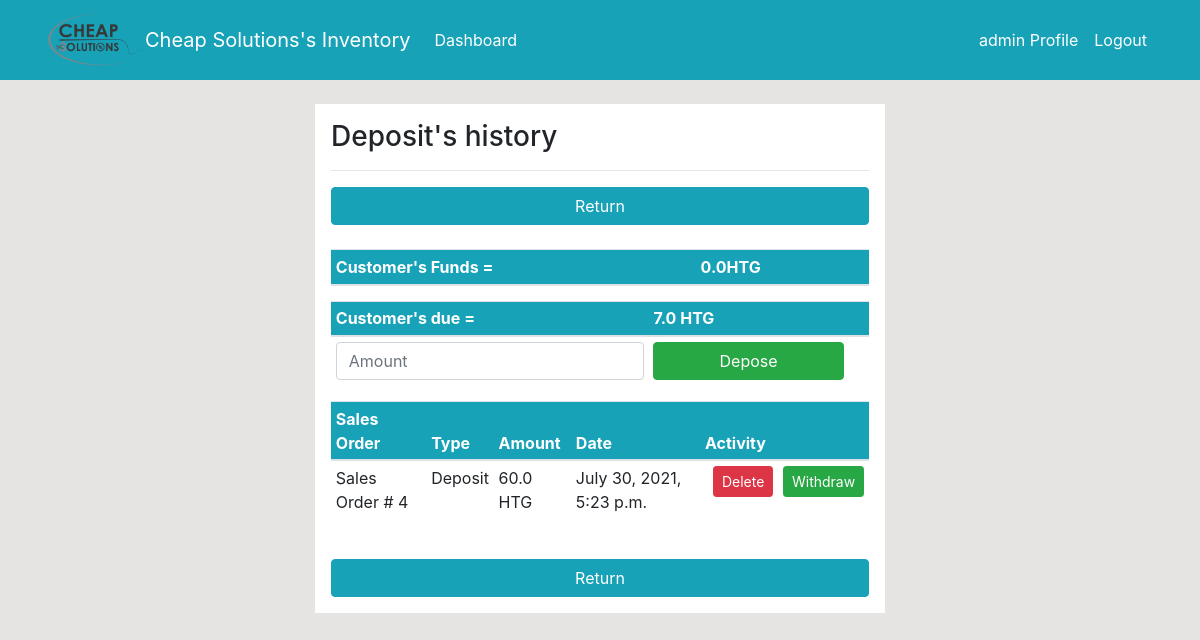
The app's page /invoices/deposit/show/4/ (signed in) with its own data.
### dashboard/models.py (models this page shows, shortened)
class Invoice(models.Model):
    Type   = models.CharField('Invoice Type',
                                   max_length = 50,
                                   choices = Invoice_Type,
                                   null = True)
    client = models.ForeignKey(Customer, on_delete=models.SET_NULL, null=True)
    name_backup = models.CharField(max_length=500, null = True)
    email_backup = models.EmailField(max_length=254, null=True)
    phone_backup = models.PositiveIntegerField(null=True)
    address_backup = models.CharField(max_length=500, null=True )
    PoNumber = models.IntegerField('P.O Number',null=True)
    PaymentType = models.CharField('Payment Type',
                                   max_length=50,
                                   choices=Payment_Type,
                                   null=True)
    Date   = models.DateTimeField('Date',
                              default=datetime.now, blank=True
                              )
    Total = models.FloatField(null=True, default = 0.0)
    discount = models.FloatField('Discount',null=True, default = 0.0)
    Balance = models.FloatField(null=True)
    currency = models.CharField(max_length=50, choices=Currency_Category,default='HTG',null=True)
    class Meta:
        ordering = ('Date',)
    def __str__(self):
        return '{0} # {1}'.format(self.Type, self.id)

class Customer(models.Model):
    name = models.CharField(max_length=500, unique=True, null =True)
    email = models.EmailField(max_length=254, null=True, default = 'default@default.com')
    phone = models.PositiveIntegerField(null=True, default = 0)
    address = models.CharField(max_length=500, default ='--------', null =True)
    Funds = models.FloatField(null=True, default = 0.0)

class InvoiceDeposit(models.Model):
    Invoice = models.ForeignKey(Invoice, on_delete=models.CASCADE, null=True)
    Type   = models.CharField('Payment Type',
                                   max_length=50,
                                   choices=Payment_Hystory_Type,
                                   null=True)
    Amount = models.FloatField(null=True)
    Date   = models.DateTimeField('Date',
                              default=datetime.now, blank=True
                              )

### dashboard/decorators.py (the view)
        def wrapper(request, *args, **kwargs):
            group = None
            if request.user.groups.exists():
                group = request.user.groups.all()[0].name
            if group in allowed_roles:
                return view_func(request, *args, **kwargs)
            else:
                return HttpResponse('You are not authorized to view this page')

### templates/dashboard/invoice_deposit.html (shortened to what this page needs)
{% extends 'partials/base.html' %}
{% load crispy_forms_tags %}
{% block content %}
<div class="row my-4">
    <div class="col-md-6 offset-md-3 p-3 bg-white">
        <h3>Deposit's history</h3>
        <hr>
        <a class="btn btn-info btn-block" href="{% url 'dashboard-invoices-edit-product' invoice.id %}">Return</a>
        <br>
        <table class="table table-hover table-sm bg-white search-table" >
            <thead class="bg-info text-white">
                <tr>
                    <th scope ="col">Customer's Funds = </th>
                    <th scope="col">{{invoice.client.Funds}}{{invoice.currency}}</th>
                    <th scope="col"></th>
                </tr>
            </thead>
        </table>
        <table class="table table-hover table-sm bg-white search-table" >
            <thead class="bg-info text-white">
                <tr>
                    <th scope ="col">Customer's due = </th>
                    <th scope="col">{{balance}} {{invoice.currency}}</th>
                    <th scope="col"></th>
                </tr>
            </thead>
            <tbody>
                    <form class="" action="{% url 'dashboard-invoices-deposit-add' invoice.id %}" method="POST">
                      <tr>
                        {% if balance > 0 %}
                           <td>
                             <input class="form-control " name="amount" type="number" step="0.01"  min="0" max="{{balance}}" id="input_value" placeholder="Amount">
                           </td>
                           <td><input class="btn btn-success btn-block" name="depose" type="submit" value="Depose"></td>
                           {% endif %}
                       </tr>
                    </form>
            </tbody>
        </table>
        <table class="table table-hover table-sm bg-white search-table" >
            <thead class="bg-info text-white">
                <tr>
                    <th scope="col" >{{invoice.Type}}</th>
                    <th scope="col" >Type</th>
                    <th scope="col">Amount</th>
                    <th scope ="col">Date</th>
                    <th scope="col">Activity</th>
                    <th scope="col"></th>
                </tr>
            </thead>
            <tbody>
               {% for deposit in invoice_deposit %}
               {% if deposit.Invoice.id == invoice.id %}
                <tr>
                    <td>{{ deposit.Invoice }}</td>
                    <td>{{ deposit.Type }}</td>
                    <td>{{ deposit.Amount }} {{ deposit.Invoice.currency }}</td>
                    <td>{{ deposit.Date }}</td>
                      <form action = "{% url 'dashboard-invoices-deposit-delete' deposit.id invoice.id %}" method="POST">
                    <td>
                      <input class="btn btn-danger btn-sm ml-2" name="delete" type="submit" value="Delete">
                    </td>
                    <td><input class="btn btn-success btn-sm" name="withdraw" type="submit" value="Withdraw"></td>
                     </form >
                </tr>
                {% endif %}
                {% endfor %}
            </tbody>
        </table>
        <br>
        <a class="btn btn-info btn-block" href="{% url 'dashboard-invoices-edit-product' invoice.id %}">Return</a>
    </div>
</div>
{% endblock %}

### templates/partials/nav.html (shortened to what this page needs)
{% load static %}
<nav class="navbar navbar-expand-lg navbar-info bg-info">
    <div class="container">
        <img class="img2" src="{% static '/img/Cheap solution logo.png' %}" alt="Cheap Solutions" style="width: 100%; max-width: 100px" />
        <a class="navbar-brand text-white" href="{% url 'dashboard-index' %}">Cheap Solutions's Inventory</a>
        {% if user.is_authenticated %}
        <div class="collapse navbar-collapse" id="navbarSupportedContent">
            <ul class="navbar-nav mr-auto">
                <li class="nav-item active">
                    <a class="nav-link text-white" href="{% url 'dashboard-index' %}">Dashboard </a>
                </li>
            </ul>
            <ul class="navbar-nav ml-auto">
                <li class="nav-item active">
                    <a class="nav-link text-white" href="{% url 'user-profile' %}">{{ user.username }} Profile
                        <span class="sr-only">(current)</span></a>
                </li>
                <li class="nav-item">
                    <a class="nav-link text-white" href="{% url 'user-logout' %}">Logout</a>
                </li>
            </ul>
            {% endif %}
        </div>
    </div>
</nav>

### static/style.css (style rules this page uses)
body { background: rgb(230, 227, 227); }

### templates/partials/nav.html (style rules this page uses)
.img2 { -webkit-filter: grayscale(100%); filter: grayscale(100%); }

### records on screen
Invoice: client.Funds "0.0", currency "HTG", Type "Sales Order"
InvoiceDeposit: Invoice "Sales Order # 4", Type "Deposit", Amount "60.0", Invoice.currency "HTG", Date "July 30, 2021, 5:23 p.m."

### other values on screen
{{ user.username }} "admin"
{{ balance }} "7.0"
